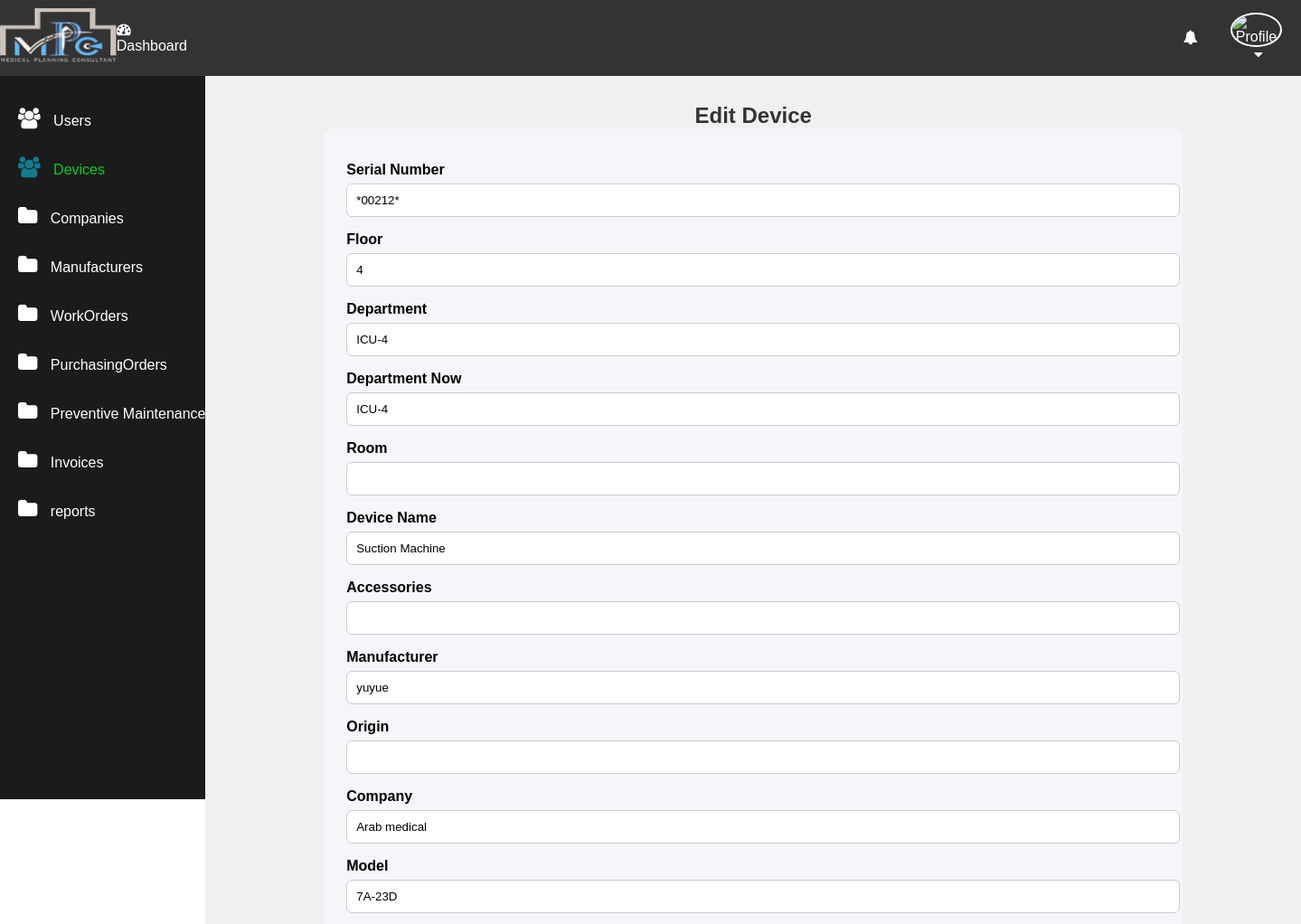
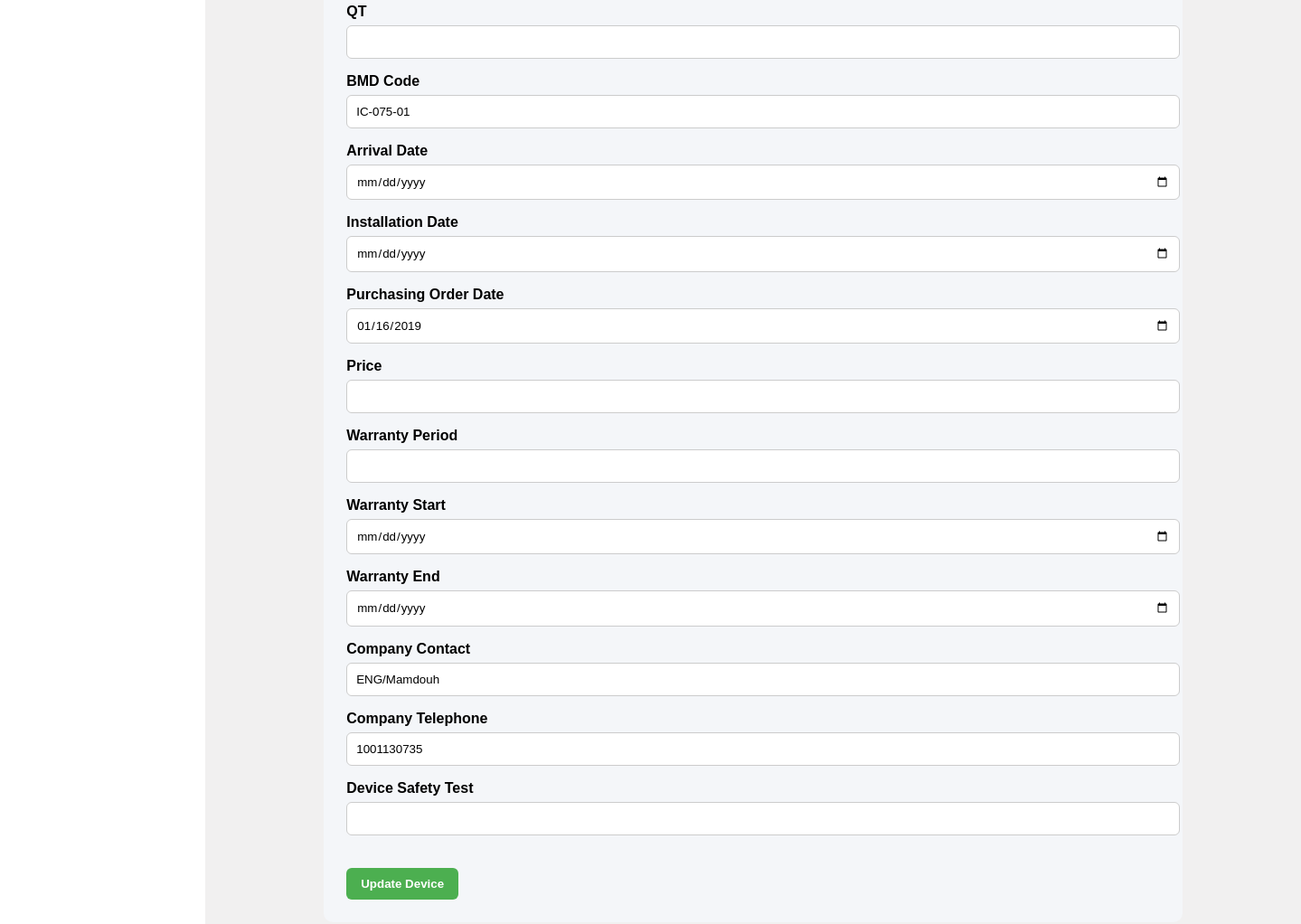
The page /edit-device.php?serial_number=*00212* (signed in) on the database its author committed (2 pictures, top to bottom).
### tables this page shows
CREATE TABLE Devices(
	Floor VARCHAR(50) NULL,
	Department VARCHAR(50) NULL,
  Department_now VARCHAR(50) NULL,
	Room VARCHAR(50) NULL,
  device_name VARCHAR(150) NULL,
  Accessories VARCHAR(50) NULL,
  Manufacturer VARCHAR(50) NULL,
  Origin VARCHAR(50) NULL,
  Company VARCHAR(50) NULL,
  Model VARCHAR(50) NULL,
  Serial_number VARCHAR(50) NOT NULL,
  QT INT NULL,
  BMD_Code VARCHAR(50) NULL,
  Arrival_Date DATE NULL,
  Installation_Date DATE NULL,
  purchaseorder_date DATE NULL,
  Price VARCHAR(50) NULL,
  Warranty_Period INT NULL,
  warranty_start DATE NULL,
  warranty_end DATE NULL,
  company_contact VARCHAR(50) NULL,
  company_Tel VARCHAR(50) NULL,
  hospital_code INT ,
  assigned_user VARCHAR(50) NOT NULL,
  device_safety_test VARCHAR(50),
  device_user_tranning VARCHAR(50),
  device_BME_tranning VARCHAR(50),
	CONSTRAINT PK_Devices PRIMARY KEY CLUSTERED (serial_number ASC),
	CONSTRAINT FK_Devices_Hospitals FOREIGN KEY (hospital_code) REFERENCES hospitals(hospital_code),
	CONSTRAINT FK_Devices_Users FOREIGN KEY (assigned_user) REFERENCES users(username) 
);

### app/Model/Devices.php (called while the page is built, shortened)
<?php
function get_device_by_serial($conn, $serial_number) {
    $sql = "SELECT * FROM devices WHERE serial_number = ?";
    $stmt = $conn->prepare($sql);
    $stmt->execute([$serial_number]);
    return $stmt->fetch(PDO::FETCH_ASSOC);
}

### edit-device.php (the view, shortened to what this page needs)
<?php
if (isset($_SESSION['role']) && $_SESSION['role'] == 'admin') {
    include "DB_connection.php";
    include "app/Model/Devices.php";
    $serial = $_GET['serial_number'];
    $device = get_device_by_serial($conn, $serial);
?>
<!DOCTYPE html>
<html>
<head>
    <link rel="stylesheet" href="css/style.css">
</head>
<body>
<?php include "inc/header.php"; ?>
<div class="body">
<?php include "inc/nav.php"; ?>
<section class="section-1">
    <h2>Edit Device</h2>
    <form action="app/update_device.php" method="post">
        <div class="form-group">
            <label>Serial Number</label>
            <input type="text" name="serial_number" value="<?= htmlspecialchars($device['Serial_number']) ?>" required>
        </div>
        <div class="form-group">
            <label>Floor</label>
            <input type="text" name="floor" value="<?= htmlspecialchars($device['Floor']) ?>">
        </div>
        <div class="form-group">
            <label>Department</label>
            <input type="text" name="department" value="<?= htmlspecialchars($device['Department']) ?>">
        </div>
        <div class="form-group">
            <label>Department Now</label>
            <input type="text" name="department_now" value="<?= htmlspecialchars($device['Department_now']) ?>">
        </div>
        <div class="form-group">
            <label>Room</label>
            <input type="text" name="room" value="<?= htmlspecialchars($device['Room']) ?>">
        </div>
        <div class="form-group">
            <label>Device Name</label>
            <input type="text" name="device_name" value="<?= htmlspecialchars($device['device_name']) ?>">
        </div>
        <div class="form-group">
            <label>Accessories</label>
            <input type="text" name="accessories" value="<?= htmlspecialchars($device['Accessories']) ?>">
        </div>
        <div class="form-group">
            <label>Manufacturer</label>
            <input type="text" name="manufacturer" value="<?= htmlspecialchars($device['Manufacturer']) ?>">
        </div>
        <div class="form-group">
            <label>Origin</label>
            <input type="text" name="origin" value="<?= htmlspecialchars($device['Origin']) ?>">
        </div>
        <div class="form-group">
            <label>Company</label>
            <input type="text" name="company" value="<?= htmlspecialchars($device['Company']) ?>">
        </div>
        <div class="form-group">
            <label>Model</label>
            <input type="text" name="model" value="<?= htmlspecialchars($device['Model']) ?>">
        </div>
        <div class="form-group">
            <label>QT</label>
            <input type="text" name="qt" value="<?= htmlspecialchars($device['QT']) ?>">
        </div>
        <div class="form-group">
            <label>BMD Code</label>
            <input type="text" name="bmd_code" value="<?= htmlspecialchars($device['BMD_Code']) ?>">
        </div>
        <div class="form-group">
            <label>Arrival Date</label>
            <input type="date" name="arrival_date" value="<?= htmlspecialchars($device['Arrival_Date']) ?>">
        </div>
        <div class="form-group">
            <label>Installation Date</label>
            <input type="date" name="installation_date" value="<?= htmlspecialchars($device['Installation_Date']) ?>">
        </div>
        <div class="form-group">
            <label>Purchasing Order Date</label>
            <input type="date" name="purchaseorder_date" value="<?= htmlspecialchars($device['purchaseorder_date']) ?>">
        </div>
        <div class="form-group">
            <label>Price</label>
            <input type="number" name="price" value="<?= htmlspecialchars($device['Price']) ?>">
        </div>
        <div class="form-group">
            <label>Warranty Period</label>
            <input type="text" name="warranty_period" value="<?= htmlspecialchars($device['Warranty_Period']) ?>">
        </div>
        <div class="form-group">
            <label>Warranty Start</label>
            <input type="date" name="warranty_start" value="<?= htmlspecialchars($device['warranty_start']) ?>">
        </div>
        <div class="form-group">
            <label>Warranty End</label>
            <input type="date" name="warranty_end" value="<?= htmlspecialchars($device['warranty_end']) ?>">
        </div>
        <div class="form-group">
            <label>Company Contact</label>
            <input type="text" name="company_contact" value="<?= htmlspecialchars($device['company_contact']) ?>">
        </div>
        <div class="form-group">
            <label>Company Telephone</label>
            <input type="text" name="company_telephone" value="<?= htmlspecialchars($device['company_Tel']) ?>">
        </div>
        <div class="form-group">
            <label>Device Safety Test</label>
            <input type="text" name="device_safety_test" value="<?= htmlspecialchars($device['device_safety_test']) ?>">
        </div>
        <button type="submit" class="btn">Update Device</button>
    </form>
</section>
</div>
</body>
</html>
<?php
} else {
    header("Location: login.php");
    exit;
}
?>

### css/style.css (style rules this page uses)
* { padding: 0; margin: 0; box-sizing: calc(border-box); font-family: arial, sans-serif; }
.body { display: flex; }
.section-1 { padding: 30px; }
.section-1 { width: 100%; background: rgb(241, 240, 240); }

### edit-device.php (style rules this page uses)
form { max-width: 900px; margin: auto; background: #f4f6f9; padding: 25px; border-radius: 10px; }
label { display: block; margin-top: 12px; font-weight: bold; }
input, select, textarea { width: 100%; padding: 10px; margin-top: 6px; border-radius: 6px; border: 1px solid #ccc; }
.form-group { margin-bottom: 16px; }
.btn { margin-top: 20px; padding: 10px 16px; background-color: #4CAF50; color: white; font-weight: bold; border: none; border-radius: 6px; cursor: pointer; }
h2 { text-align: center; color: #333; }

### inc/header.php (style rules this page uses)
body { margin: 0; font-family: Arial, Helvetica, sans-serif; }

### rows shown on the page
devices: serial_number "*00212*", floor "4", department "ICU-4", department_now "ICU-4", device_name "Suction Machine", manufacturer "yuyue", company "Arab medical", model "7A-23D", bmd_code "IC-075-01", purchaseorder_date "01/16/2019", company_contact "ENG/Mamdouh", company_telephone "1001130735"
